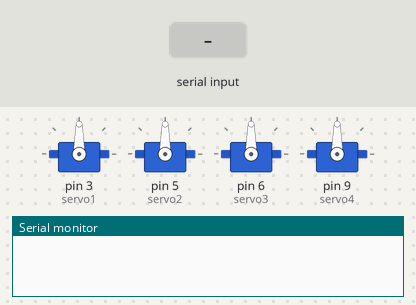
The sketch below on a simulated Arduino Uno, built with avr-gcc and run on an emulated ATmega328P. Shown: 4 × servo, the last lines printed to the serial monitor. The test bench sets the inputs (shaded band).

Above: at 1.2 s.
1.3 s: "right@" received over Serial
At 2.0 s:
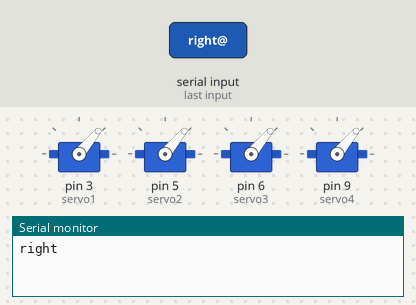
2.8 s: "right@" received over Serial
At 3.3 s:
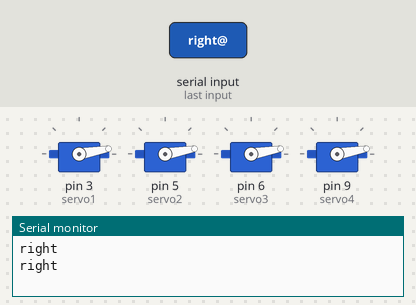
4.3 s: "left@" received over Serial
At 5.6 s:
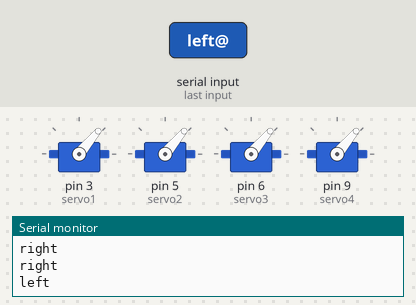
Timing chart, 0 to 7.3 s (numbered marks = the images above; inputs shaded):
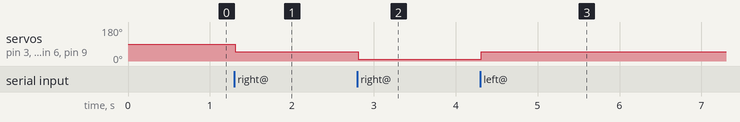

The sketch:

turnOnServoMotorBySerial.ino
```cpp
#include <Servo.h>

Servo servo1; /*the object of servo, this will run one servo */
Servo servo2;
Servo servo3;
Servo servo4;

double servo1_angle = 90;
double servo2_angle = 90;
double servo3_angle = 90;
double servo4_angle = 90;


void setup() {

   Serial.begin (9600) ; /*for bluetooth*/
   servo1.attach(3);
   servo2.attach(5);
   servo3.attach(6);
   servo4.attach(9);

   servo1.write(servo1_angle);
   servo2.write(servo2_angle);
   servo3.write(servo3_angle);
   servo4.write(servo4_angle);
   }

String voice ; /*defining variable to take voice commands*/

void loop() {

  if (Serial.available()){/* check if serial port is connected */
    voice = Serial.readStringUntil('@');/* take each text by the loop  */
    voice.trim();/*to delete any padding*/

    if (voice.length() == 0) {
      return;
    }
    else if (voice.length() > 0) { /*if you receive any data...*/
    Serial.println (voice) ;
     if (voice == "right" || voice== "يمين") {
     servo1.write(servo1_angle -= 40);
     servo2.write(servo2_angle -= 40);
     servo3.write(servo3_angle -= 40);
     servo4.write(servo4_angle -= 40);
      }/*end of if voice = "right" */


     else if(voice == "left" || voice=="يسار") {
      servo1.write(servo1_angle += 40);
       servo2.write(servo2_angle += 40);
      servo3.write(servo3_angle += 40);
      servo4.write(servo4_angle += 40);

     }/*end of " else if" */


    }/* if voice is receiving */


  }/*end of if serial avalible*/
voice="" ;
delay (50) ; /*reapet my orders*/
}
```

Measured:
- after the input at 1.3 s, servo on pin 3 (servo1), servo on pin 5 (servo2), servo on pin 6 (servo3), servo on pin 9 (servo4): 90° → 50° at once
- after the input at 2.8 s, servo on pin 3 (servo1), servo on pin 5 (servo2), servo on pin 6 (servo3), servo on pin 9 (servo4): 50° → 10° at once
- after the input at 4.3 s, servo on pin 3 (servo1), servo on pin 5 (servo2), servo on pin 6 (servo3), servo on pin 9 (servo4): 10° → 50° at once
